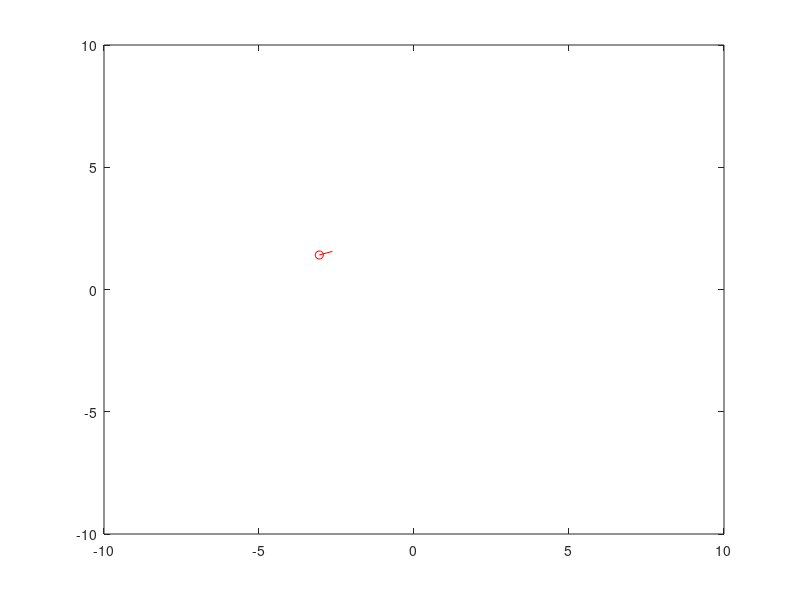

Here is the MATLAB script that generated this plot:
clc; clear;

%Definicion de ruta
step = 0.05;
x = (0:step:10-step)';
y = zeros(length(x), 1);
theta_r = linspace(0, 8*pi, length(x))';


%Parametros del robot
T_k = 0.01;              %tiempo de sampling
R = 0.45/2;                %radio del robot

%Obtencion del perfil de velocidades
v = zeros(length(x), 3); %Vector de velocidades v1, v2 y v3

for k = linspace(1, length(x)-1, length(x)-1)
    theta_1 = theta_r(k);
    theta_2 = theta_1 + 120*pi/180;
    theta_3 = theta_2 + 120*pi/180;

    v(k+1, 1) = -sin(theta_1)*(x(k) - x(k+1))/T_k + cos(theta_1)*(y(k) - y(k+1))/T_k + R*(theta_r(k) - theta_r(k+1))/T_k;
    v(k+1, 2) = -sin(theta_1+theta_2)*(x(k) - x(k+1))/T_k + cos(theta_1+theta_2)*(y(k) - y(k+1))/T_k + R*(theta_r(k) - theta_r(k+1))/T_k;
    v(k+1, 3) = -sin(theta_1+theta_3)*(x(k) - x(k+1))/T_k + cos(theta_1+theta_3)*(y(k) - y(k+1))/T_k + R*(theta_r(k) - theta_r(k+1))/T_k;
end

x_p = zeros(length(x), 1);
y_p = zeros(length(x), 1);
theta_r_p = zeros(length(x), 1);

for k = linspace(1, length(x)-1, length(x)-1)
    theta_1 = theta_r_p(k);
    theta_2 = theta_1 + 120*pi/180;
    theta_3 = theta_2 + 120*pi/180;

    x_p(k+1) = x_p(k)+T_k*(-sin(theta_1)*v(k, 1) -sin(theta_1+theta_2)*v(k, 2) -sin(theta_1+theta_3)*v(k, 3));
    y_p(k+1) = y_p(k)+T_k*(cos(theta_1)*v(k, 1) +cos(theta_1+theta_2)*v(k, 2) +cos(theta_1+theta_3)*v(k, 3));
    theta_r_p(k+1) = theta_r_p(k) + (T_k/(2*R))*(v(k, 1)+v(k, 2)+v(k, 3));
end

disp('end');

pause(1);
for j = linspace(1, length(x)-1, length(x)-1)
    quiver(x_p(j), y_p(j), 0.5*cos(theta_r_p(j)), 0.5*sin(theta_r_p(j)), "-or")
    xlim([-10 10])
    ylim([-10 10])
    pause(T_k)
end